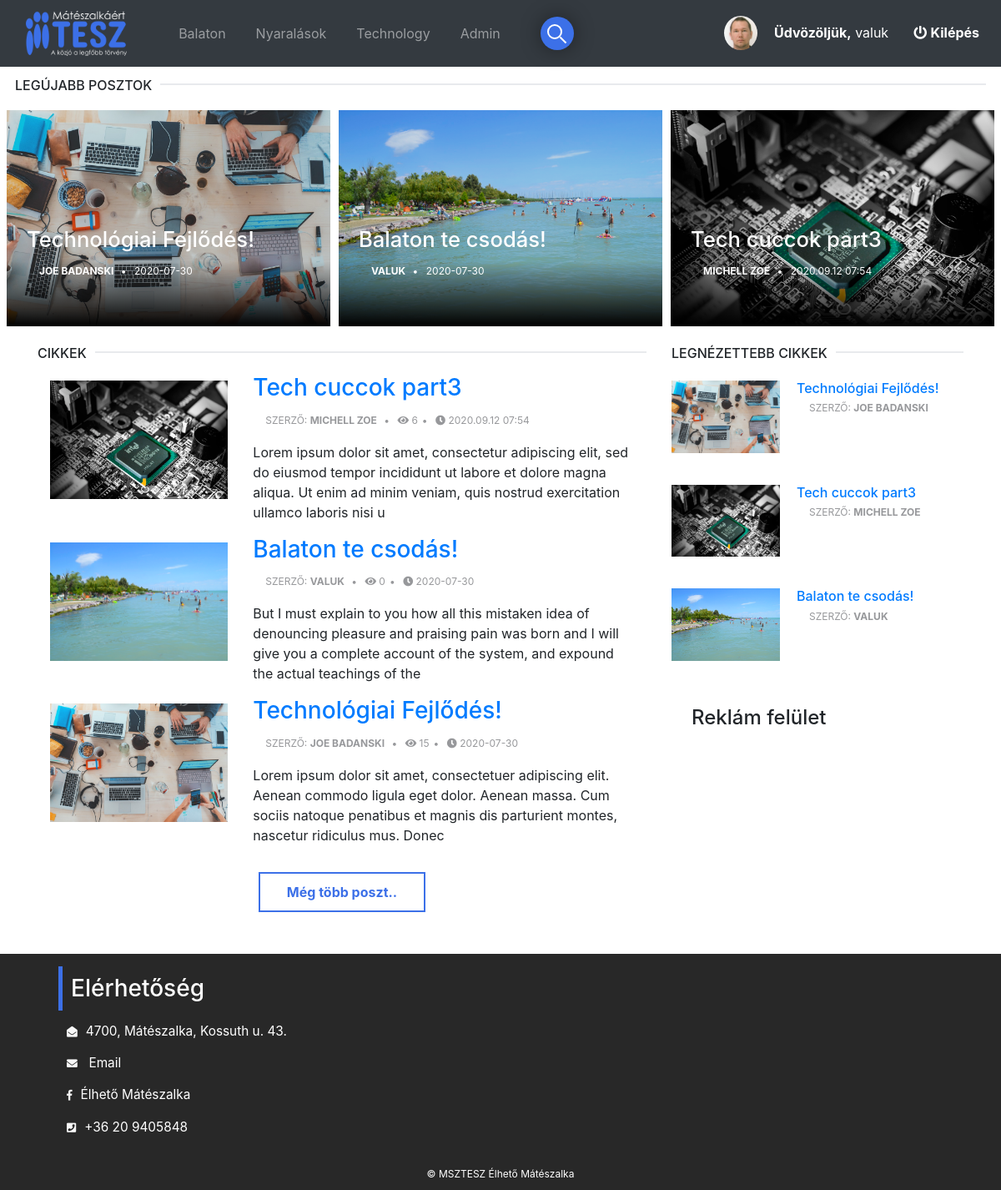
/ (signed in), run on the app's committed database.
### tables this page shows
CREATE TABLE `kategoriak` (
  `cat_id` int(3) UNSIGNED NOT NULL,
  `cat_cim` varchar(255) NOT NULL
);

CREATE TABLE `posztok` (
  `post_id` int(3) NOT NULL,
  `post_cat_id` int(3) NOT NULL,
  `post_cim` varchar(255) NOT NULL,
  `post_author` varchar(255) NOT NULL,
  `post_user` varchar(255) NOT NULL,
  `post_date` varchar(50) NOT NULL,
  `post_img` text NOT NULL,
  `post_tartalom` text NOT NULL,
  `post_tags` varchar(255) NOT NULL,
  `post_com_count` int(11) NOT NULL,
  `post_status` varchar(255) NOT NULL,
  `post_views` int(11) NOT NULL,
  `likes` int(11) NOT NULL
);

### admin/functions.php (called while the page is built, shortened)
<?php
function imagePlaceholder($image = ''){
 if (!$image) {
   return 'img';
 } else {
   return $image;
 }
}
function query($query){
    global $connect;
    $result = mysqli_query($connect, $query);
    return $result;
}
function is_admin($username) {
    if(isLoggedIn()){
    $result = query("SELECT user_role FROM users WHERE user_name = '$username'");
    $row = mysqli_fetch_array($result);
     if ($row['user_role'] == 'admin') {
       return true;
     }else {
       return false;
     }
 }
}
function isLoggedIn(){
  if(isset($_SESSION['user_role'])){
    return true;
  }
  return false;
}
?>

### index.php (the view, shortened to what this page needs)
<?php include "includes/header.php"; ?>
<?php include "includes/nav.php"; ?>
<section class="section first-section">
    <div class="container-fluid">
      <div class="col-md-12">
        <div class="section-title">
          <h2 class="title">Legújabb posztok</h2>
        </div>
      </div>
      <?php
      $query = "SELECT * FROM posztok  ORDER BY post_id DESC LIMIT 3";
      $select_all_post = mysqli_query($connect, $query);
      while ($row = mysqli_fetch_assoc($select_all_post)) {
        $post_id = $row['post_id'];
        $post_cim = $row['post_cim'];
        $post_user = $row['post_user'];
        $post_author = $row['post_author'];
        $post_date = $row['post_date'];
        $post_img = $row['post_img'];
        $post_status = $row['post_status'];
        if ($post_status !== 'publikált') {
          echo "<h1 class='text-center'>Jelenleg nincs POSZT!</h1>";
        } else {
          ?>
        <div class="masonry-blog clearfix">
            <div class="left-side">
                <div class="masonry-box post-media">
                     <img src="img/<?php echo imagePlaceholder($post_img); ?>" alt="" class="img-fluid">
                     <div class="shadoweffect">
                        <div class="shadow-desc">
                            <div class="post post-thumb">
                                <h3 class="post-title title-lg"><a href="/cms/post/<?php echo $post_id; ?>"><?php echo $post_cim ?></a></h3>
                               <ul class="post-meta">
                                <li><?php if(!empty($post_user)): ?>
                                   <a href="/cms/user_post.php?user=<?php echo $post_user; ?>&p_id=<?php echo $post_id; ?>"  target="_blank"><?php echo $post_user ?></a>
                                <?php elseif(!empty($post_author)): ?>
                                     <a href="/cms/author_post.php?author=<?php echo $post_author; ?>&p_id=<?php echo $post_id; ?>"  target="_blank"><?php echo $post_author ?></a>
                                <?php endif; ?></li>
                                <li><?php echo $post_date; ?></li>
                                </ul>
                            </div>
                        </div>
                    </div>
                </div>
            </div>
        <?php } }?>
    </div>
  </div>
</section>
    <div class="container">
        <div class="row">
            <div class="col-md-8">
              <div class="section-title">
                <h2 class="title">Cikkek</h2>
              </div>
                 <?php
              $post_query_count = "SELECT * FROM posztok WHERE post_status = 'publikált'";
              $find_count = mysqli_query($connect, $post_query_count);
              $count = mysqli_num_rows($find_count);
              if ($count < 1) {
                echo "<p class='show-post'>Jelenleg nincs POSZT!</p>";
              } else {
            $rowperpage = 3;
                 $query = "SELECT * FROM posztok ORDER BY post_id asc limit 0,$rowperpage";
                 $select_all_post = mysqli_query($connect, $query);
                 while ($row = mysqli_fetch_assoc($select_all_post)) {
                   $post_id = $row['post_id'];
                   $post_cim = $row['post_cim'];
                   $post_user = $row['post_user'];
                   $post_author = $row['post_author'];
                   $post_date = $row['post_date'];
                   $post_img = $row['post_img'];
                   $post_tartalom = substr($row['post_tartalom'], 0,200);
                   $post_views = $row['post_views'];
                    ?>
                    <div class="load" id="post_<?php echo $post_id; ?>">
                    <div class="container">
               			<div class="row">
                      <div class="col-md-4">
                      <div class="post">
                      <a class="post-img" href="post.php?p_id=<?php echo $post_id; ?>">
                      <img class="img-fluid" src="img/<?php echo imagePlaceholder($post_img); ?>" alt="">
                      </a>
                      </div>
                    </div>
               					<div class="col-md-8">
                          <div class="post-body">
                             <h3 class="post-title"><a class="author" href="post/<?php echo $post_id; ?>"><?php echo $post_cim ?></a></h3>
               							<ul class="post-meta">
               								<li><?php if (!empty($post_user)): ?>
                                Szerző: <a class="author" href="/cms/user_post.php?user=<?php echo $post_user; ?>&p_id=<?php echo $post_id; ?>"  target="_blank"><?php echo $post_user ?></a>
                              <?php else: ?>
                                  Szerző: <a class="author" href="/cms/author_post.php?author=<?php echo $post_author; ?>&p_id=<?php echo $post_id; ?>"  target="_blank"><?php echo $post_author ?></a>
                              <?php endif; ?></li>
                              <li><span class="fa fa-eye"></span> <?php echo $post_views; ?></li>
               								<li><span class="fa fa-clock-o"></span> <?php echo $post_date; ?></li>
               							</ul>
               							<p><?php echo $post_tartalom ?></p>
               						</div>
               					</div>
                      </div>
                        </div>
                      </div>
                 <?php }  }?>
                <div class="row">
                    <div class="col-md-12">
                      <div class="section-row loadmore text-center">
            						  <a id="btn-load" type="button" name="button">Még több poszt..</a>
            					</div>
                    </div>
                </div>
            </div>
            <?php include "includes/side.php"; ?>
        </div>
        </div>
        <?php include "includes/footer.php"; ?>

### includes/nav.php (shortened to what this page needs)
<nav class="navbar navbar-expand-lg navbar-dark fixed-top bg-dark">
	<div class="navbar-header d-flex col">
		<a class="navbar-brand" href="/cms"><img src="/cms/img/logo02.png"  alt="logo"></a>
	</div>
	<div id="navbarCollapse" class="collapse navbar-collapse justify-content-start">
		<ul class="nav navbar-nav">
        <?php
$query = "SELECT * FROM kategoriak";
$select_all_cat_query = mysqli_query($connect, $query);
while ($row = mysqli_fetch_assoc($select_all_cat_query)) {
  $cat_cim = $row['cat_cim'];
  $cat_id = $row['cat_id'];
  $category_class = '';
  echo "<li class='$category_class'><a class='nav-link' href='/cms/category/$cat_id'>{$cat_cim}</a></li>";
}
?>
  <?php if (is_admin($_SESSION['username'])): ?>
    <li>
        <a class="nav-link" href="/cms/admin" target="_blank">Admin</a>
    </li>
  <?php endif; ?>
		</ul>
		<form action="/cms/search" method="post">
            <div class="box">
                <span class="search">
                    <button name="send" class="btn btn-default" type="send">
                   </button>
                </span>
              </div>
            </form>
		<ul class="nav navbar-nav navbar-right ml-auto">
  <?php if (isset($_SESSION['user_role'])): ?>
<?php if (empty($_SESSION['user_image'])): ?>
  <li>
  <img class="img-responsive rounded-circle" src="https://raw.githubusercontent.com/azouaoui-med/pro-sidebar-template/gh-pages/src/img/user.jpg" width="40"
          alt="default picture"></li>
<?php else: ?>
  <li><img class="img-responsive rounded-circle" src="/cms/img/<?php echo $_SESSION['user_image']; ?>" width="40"
    alt="User picture"></li>
<?php endif; ?>
<li class="nav-item"><span class="users">
  <strong>Üdvözöljük,</strong>
  <?php echo $_SESSION['username']; ?>
</span></li>
<li><a class="nav-item" href="/cms/includes/logout.php">
<i class="fa fa-power-off"></i>
<strong>Kilépés</strong>
</a></li>
<?php else: ?>
 <a class="login-trigger" href="#" data-target="#login" data-toggle="modal"><i class="fa fa-user-plus"></i> Bejelentkezés</a>
<?php endif; ?>
</ul>
	</div>
</nav>

### includes/side.php
<div class="col-md-4">
<div class="aside-widget">
  <div class="section-title">
    <h2 class="title">Legnézettebb cikkek</h2>
  </div>
  <?php
        $query = "SELECT * FROM posztok ORDER BY post_views DESC LIMIT 3";
        $select_view_post = mysqli_query($connect, $query);
        while ($row = mysqli_fetch_assoc($select_view_post)) {
          $post_id = $row['post_id'];
          $post_cim = $row['post_cim'];
          $post_img = $row['post_img'];
          $post_user = $row['post_user'];
          $post_author = $row['post_author'];
         ?>
  <div class="post post-widget">
    <a class="post-img" href="/cms/post.php?p_id=<?php echo $post_id; ?>">
    <img class="img-fluid" src="/cms/img/<?php echo imagePlaceholder($post_img); ?>" alt="">
    </a>
    <div class="post-body">
    <h3 class="post-title"><a class="author" href="/cms/post/<?php echo $post_id; ?>"><?php echo $post_cim ?></a></h3>
    <ul class="post-meta">
      <li><?php if (!empty($post_user)): ?>
        Szerző: <a class="author" href="/cms/user_post.php?user=<?php echo $post_user; ?>&p_id=<?php echo $post_id; ?>"  target="_blank"><?php echo $post_user ?></a>
      <?php else: ?>
          Szerző: <a class="author" href="/cms/author_post.php?author=<?php echo $post_author; ?>&p_id=<?php echo $post_id; ?>"  target="_blank"><?php echo $post_author ?></a>
      <?php endif; ?></li>
    </ul>
    </div>
  </div>
<?php } ?>
</div>
<?php include "widget.php"; ?>
</div>

### data on the page
kategoriak: cat_cim "Balaton"
kategoriak: cat_cim "Nyaralások"
kategoriak: cat_cim "Technology"
posztok: post_img (picture), post_cim "Technológiai Fejlődés!", post_author "JOE BADANSKI", post_date "2020-07-30", post_views "15", post_tartalom "Lorem ipsum dolor sit amet, consectetuer adipiscing elit. Aenean commodo ligula eget dolor. Aenean massa. Cum sociis natoque penatibus et magnis dis parturient montes, nascetur ridiculus mus. Donec"
posztok: post_img (picture), post_cim "Balaton te csodás!", post_user "VALUK", post_date "2020-07-30", post_views "0", post_tartalom "But I must explain to you how all this mistaken idea of denouncing pleasure and praising pain was born and I will give you a complete account of the system, and expound the actual teachings of the"
posztok: post_img (picture), post_cim "Tech cuccok part3", post_author "MICHELL ZOE", post_date "2020.09.12 07:54", post_views "6", post_tartalom "Lorem ipsum dolor sit amet, consectetur adipiscing elit, sed do eiusmod tempor incididunt ut labore et dolore magna aliqua. Ut enim ad minim veniam, quis nostrud exercitation ullamco laboris nisi u"

### other printed values
$_SESSION['username'] "valuk"
